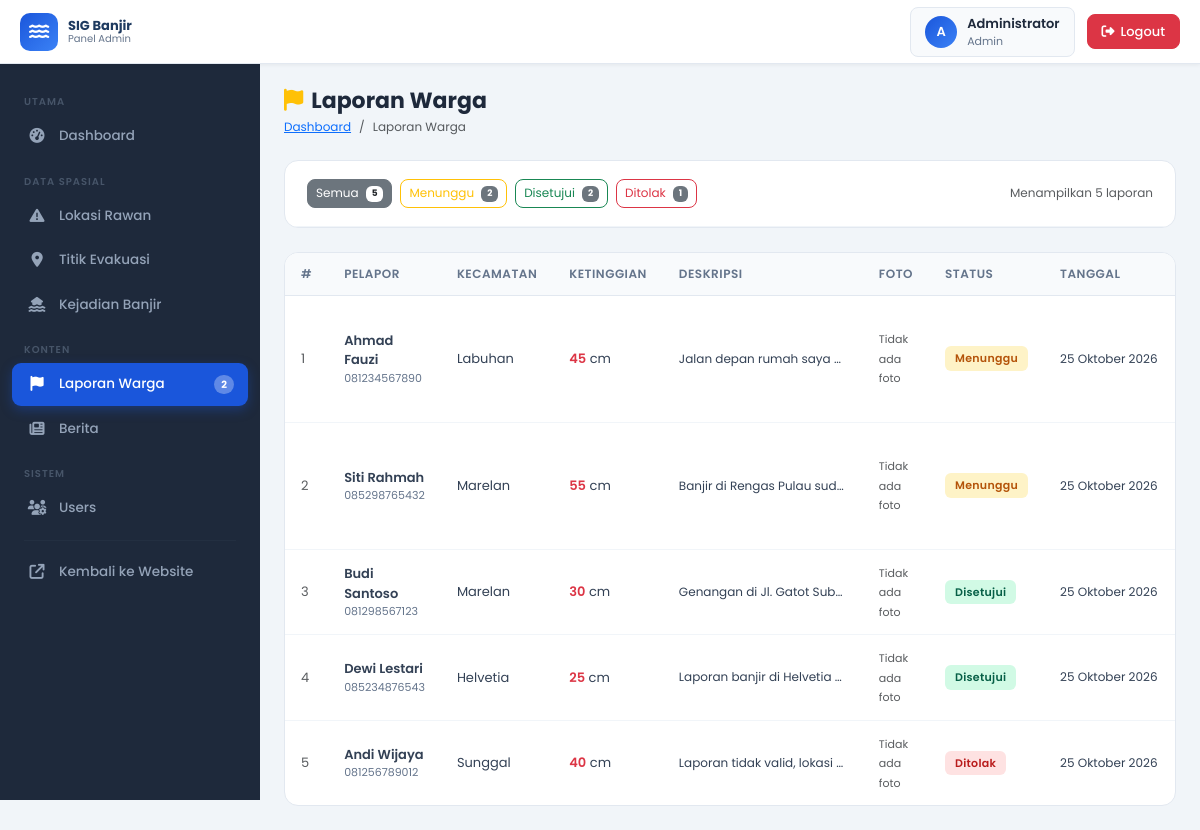
Page /admin/laporan.php (signed in) on the committed database.
### tables this page shows
CREATE TABLE laporan_warga (
  id INT PRIMARY KEY AUTO_INCREMENT,
  nama_pelapor VARCHAR(100) NOT NULL,
  kontak VARCHAR(20),
  latitude DECIMAL(10,8) NOT NULL,
  longitude DECIMAL(11,8) NOT NULL,
  ketinggian_cm INT DEFAULT 0,
  foto VARCHAR(255),
  deskripsi TEXT,
  status ENUM('menunggu','disetujui','ditolak') DEFAULT 'menunggu',
  kecamatan_id INT,
  created_at TIMESTAMP DEFAULT CURRENT_TIMESTAMP,
  FOREIGN KEY (kecamatan_id) REFERENCES kecamatan(id) ON DELETE SET NULL,
  INDEX idx_status (status)
);

CREATE TABLE kecamatan (
  id INT PRIMARY KEY AUTO_INCREMENT,
  nama VARCHAR(100) NOT NULL,
  kode VARCHAR(20)
);

### includes/functions.php (called while the page is built, shortened)
<?php
function formatDate(string $date, string $format = 'd F Y'): string {
    $bulanIndo = [
        1 => 'Januari', 'Februari', 'Maret', 'April', 'Mei', 'Juni',
        'Juli', 'Agustus', 'September', 'Oktober', 'November', 'Desember'
    ];
    $hariIndo = [
        'Sunday'    => 'Minggu',
        'Monday'    => 'Senin',
        'Tuesday'   => 'Selasa',
        'Wednesday' => 'Rabu',
        'Thursday'  => 'Kamis',
        'Friday'    => 'Jumat',
        'Saturday'  => 'Sabtu'
    ];
    $timestamp = is_numeric($date) ? $date : strtotime($date);
    $tanggal = date('j', $timestamp);
    $bulan = $bulanIndo[(int)date('n', $timestamp)];
    $tahun = date('Y', $timestamp);
    $hari = $hariIndo[date('l', $timestamp)];
    if ($format === 'd F Y') {
        return $tanggal . ' ' . $bulan . ' ' . $tahun;
    } elseif ($format === 'l, d F Y') {
        return $hari . ', ' . $tanggal . ' ' . $bulan . ' ' . $tahun;
    } elseif ($format === 'd/m/Y') {
        return date('d/m/Y', $timestamp);
    } else {
        return date($format, $timestamp);
    }
}
function pagination(int $total, int $perPage, int $currentPage, string $baseUrl): array {
    $totalPages = ceil($total / $perPage);
    $currentPage = max(1, min($currentPage, $totalPages));
    $offset = ($currentPage - 1) * $perPage;
    $separator = (strpos($baseUrl, '?') !== false) ? '&' : '?';
    $prevPage = $currentPage > 1 ? $currentPage - 1 : null;
    $nextPage = $currentPage < $totalPages ? $currentPage + 1 : null;
    $links = [];
    $rangeStart = max(1, $currentPage - 2);
    $rangeEnd = min($totalPages, $currentPage + 2);
    for ($i = $rangeStart; $i <= $rangeEnd; $i++) {
        $links[] = [
            'page' => $i,
            'url' => $baseUrl . $separator . 'page=' . $i,
            'active' => ($i === $currentPage)
        ];
    }
    return [
        'total' => $total,
        'perPage' => $perPage,
        'currentPage' => $currentPage,
        'totalPages' => $totalPages,
        'offset' => $offset,
        'prev' => $prevPage ? $baseUrl . $separator . 'page=' . $prevPage : null,
        'next' => $nextPage ? $baseUrl . $separator . 'page=' . $nextPage : null,
        'links' => $links,
        'hasMore' => $currentPage < $totalPages
    ];
}

### admin/laporan.php (the view, shortened to what this page needs)
<?php
require_once __DIR__ . '/../includes/functions.php';
$db = getDB();
$filterStatus = $_GET['status'] ?? 'semua';
$page         = max(1, (int) ($_GET['page'] ?? 1));
$perPage      = 15;
$whereClause = '';
$bindParams  = [];
$totalStmt = $db->prepare("
    SELECT COUNT(*)
    FROM laporan_warga lw
    {$whereClause}
");
$totalStmt->execute($bindParams);
$total = (int) $totalStmt->fetchColumn();
$baseUrl = '/GIS_BANJIR/admin/laporan.php' . ($filterStatus !== 'semua' ? '?status=' . urlencode($filterStatus) : '');
$paging  = pagination($total, $perPage, $page, $baseUrl);
$offset  = $paging['offset'];
$dataStmt = $db->prepare("
    SELECT lw.*, k.nama AS nama_kecamatan
    FROM laporan_warga lw
    LEFT JOIN kecamatan k ON lw.kecamatan_id = k.id
    {$whereClause}
    ORDER BY lw.created_at DESC
    LIMIT {$perPage} OFFSET {$offset}
");
$dataStmt->execute($bindParams);
$laporanList = $dataStmt->fetchAll();
$countStmt = $db->query("
    SELECT status, COUNT(*) AS jumlah FROM laporan_warga GROUP BY status
");
$statusCounts = [];
foreach ($countStmt->fetchAll() as $row) {
    $statusCounts[$row['status']] = $row['jumlah'];
}
require_once __DIR__ . '/includes/header.php';
?>
<div class="page-header">
    <div class="page-header-left">
        <h1><i class="fa-solid fa-flag me-2 text-warning"></i>Laporan Warga</h1>
        <nav aria-label="breadcrumb">
            <ol class="breadcrumb mb-0">
                <li class="breadcrumb-item"><a href="/GIS_BANJIR/admin/index.php">Dashboard</a></li>
                <li class="breadcrumb-item active">Laporan Warga</li>
            </ol>
        </nav>
    </div>
</div>
<div class="data-card mb-4">
    <div class="data-card-header" style="flex-wrap:wrap; gap:8px">
        <?php
        $tabs = [
            'semua'    => ['label' => 'Semua', 'count' => array_sum($statusCounts), 'class' => 'btn-secondary'],
            'menunggu' => ['label' => 'Menunggu', 'count' => $statusCounts['menunggu'] ?? 0, 'class' => 'btn-warning'],
            'disetujui'=> ['label' => 'Disetujui', 'count' => $statusCounts['disetujui'] ?? 0, 'class' => 'btn-success'],
            'ditolak'  => ['label' => 'Ditolak', 'count' => $statusCounts['ditolak'] ?? 0, 'class' => 'btn-danger'],
        ];
        foreach ($tabs as $key => $tab):
            $isActive = ($filterStatus === $key);
        ?>
        <a href="/GIS_BANJIR/admin/laporan.php?status=<?= $key ?>"
           class="btn btn-sm <?= $isActive ? $tab['class'] : 'btn-outline-' . str_replace('btn-','', $tab['class']) ?>"
           style="border-radius:8px; font-size:12px">
            <?= $tab['label'] ?>
            <span class="badge <?= $isActive ? 'bg-white text-dark' : 'bg-secondary' ?> ms-1">
                <?= $tab['count'] ?>
            </span>
        </a>
        <?php endforeach; ?>
        <span class="ms-auto text-muted" style="font-size:12px">Menampilkan <?= $total ?> laporan</span>
    </div>
</div>
<div class="data-card">
    <div class="data-card-body">
        <?php if (count($laporanList) === 0): ?>
            <div class="text-center text-muted py-5">
                <i class="fa-solid fa-flag fa-3x mb-3 d-block opacity-50"></i>
                Tidak ada laporan dengan status ini.
            </div>
        <?php else: ?>
        <div class="table-responsive">
            <table class="admin-table w-100" aria-label="Tabel Laporan Warga">
                <thead>
                    <tr>
                        <th style="width:40px">#</th>
                        <th>Pelapor</th>
                        <th>Kecamatan</th>
                        <th>Ketinggian</th>
                        <th>Deskripsi</th>
                        <th>Foto</th>
                        <th>Status</th>
                        <th>Tanggal</th>
                    </tr>
                </thead>
                <tbody>
                    <?php foreach ($laporanList as $i => $lap): ?>
                    <tr>
                        <td class="text-muted"><?= $paging['offset'] + $i + 1 ?></td>
                        <td>
                            <div style="font-weight:600"><?= htmlspecialchars($lap['nama_pelapor'], ENT_QUOTES, 'UTF-8') ?></div>
                            <div style="font-size:11px; color:#64748b"><?= htmlspecialchars($lap['kontak'] ?? '-', ENT_QUOTES, 'UTF-8') ?></div>
                        </td>
                        <td><?= htmlspecialchars($lap['nama_kecamatan'] ?? '-', ENT_QUOTES, 'UTF-8') ?></td>
                        <td><span class="fw-semibold text-danger"><?= (int)$lap['ketinggian_cm'] ?></span> cm</td>
                        <td style="max-width:200px">
                            <div style="overflow:hidden; text-overflow:ellipsis; white-space:nowrap; font-size:12px; color:#334155"
                                 title="<?= htmlspecialchars($lap['deskripsi'] ?? '', ENT_QUOTES, 'UTF-8') ?>">
                                <?= htmlspecialchars(mb_strimwidth($lap['deskripsi'] ?? '-', 0, 80, '...'), ENT_QUOTES, 'UTF-8') ?>
                            </div>
                        </td>
                        <td>
                            <?php if (!empty($lap['foto'])): ?>
                                <?php $fotoUrl = '/GIS_BANJIR/uploads/laporan/' . htmlspecialchars($lap['foto'], ENT_QUOTES, 'UTF-8'); ?>
                                <img src="<?= $fotoUrl ?>" alt="Foto Laporan"
                                     style="width:48px; height:48px; object-fit:cover; border-radius:8px; cursor:pointer; border:2px solid #e2e8f0"
                                     onclick="previewFoto('<?= $fotoUrl ?>')"
                                     title="Klik untuk preview">
                            <?php else: ?>
                                <span class="text-muted" style="font-size:11px">Tidak ada foto</span>
                            <?php endif; ?>
                        </td>
                        <td>
                            <span class="admin-badge badge-<?= $lap['status'] ?>">
                                <?= ucfirst($lap['status']) ?>
                            </span>
                        </td>
                        <td style="font-size:12px; white-space:nowrap"><?= formatDate($lap['created_at']) ?></td>
                    </tr>
                    <?php endforeach; ?>
                </tbody>
            </table>
        </div>
        <?php endif; ?>
    </div>
</div>
<?php require_once __DIR__ . '/includes/footer.php'; ?>

### rows in the picture
laporan_warga: offset "1", nama_pelapor "Ahmad Fauzi", kontak "081234567890", kecamatan.nama "Labuhan", ketinggian_cm "45", deskripsi "Jalan depan rumah saya…", shows "Tidak ada foto", status "Menunggu", created_at "25 Oktober 2026"
laporan_warga: offset "2", nama_pelapor "Siti Rahmah", kontak "085298765432", kecamatan.nama "Marelan", ketinggian_cm "55", deskripsi "Banjir di Rengas Pulau sud…", shows "Tidak ada foto", status "Menunggu", created_at "25 Oktober 2026"
laporan_warga: offset "3", nama_pelapor "Budi Santoso", kontak "081298567123", kecamatan.nama "Marelan", ketinggian_cm "30", deskripsi "Genangan di Jl. Gatot Sub…", shows "Tidak ada foto", status "Disetujui", created_at "25 Oktober 2026"
laporan_warga: offset "4", nama_pelapor "Dewi Lestari", kontak "085234876543", kecamatan.nama "Helvetia", ketinggian_cm "25", deskripsi "Laporan banjir di Helvetia…", shows "Tidak ada foto", status "Disetujui", created_at "25 Oktober 2026"
laporan_warga: offset "5", nama_pelapor "Andi Wijaya", kontak "081256789012", kecamatan.nama "Sunggal", ketinggian_cm "40", deskripsi "Laporan tidak valid, lokasi…", shows "Tidak ada foto", status "Ditolak", created_at "25 Oktober 2026"

### other values in the picture
substr($_SESSION['admin_nama'] ?? 'A', 0, 1) "A"
$_SESSION['admin_nama'] "Administrator"
$_SESSION['admin_role'] "Admin"
$badgeMenunggu "2"
$tab['label'] "Semua"
$tab['count'] "5"
$tab['label'] "Menunggu"
$tab['count'] "2"
$tab['label'] "Disetujui"
$tab['label'] "Ditolak"
$tab['count'] "1"
$total "5"
